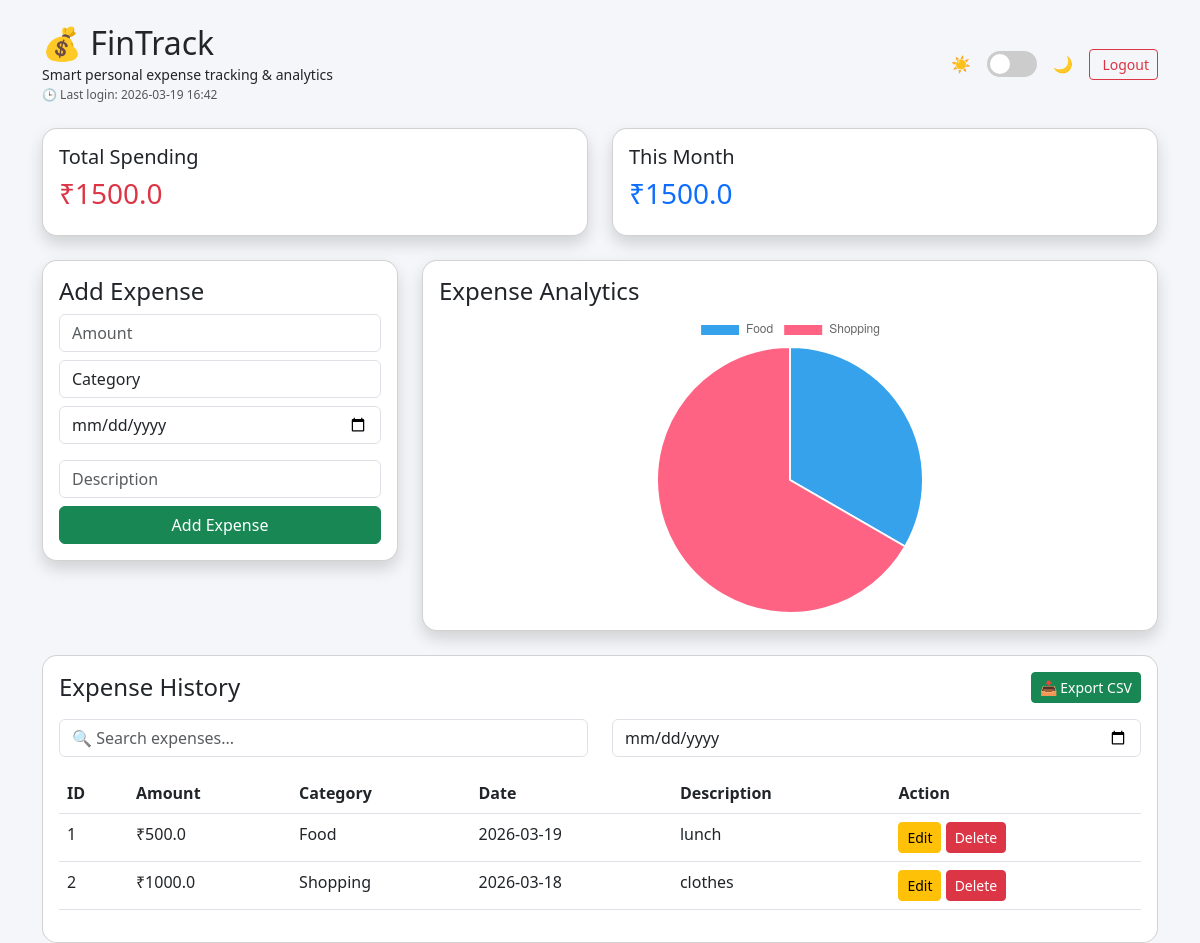
Screenshot of / (signed in) with the database file from the repository.
### app.py (models this page shows)
class User(db.Model):
    id = db.Column(db.Integer, primary_key=True)
    username = db.Column(db.String(100), unique=True)
    password = db.Column(db.String(200))
    last_login = db.Column(db.DateTime)   # NEW

class Expense(db.Model):
    id = db.Column(db.Integer, primary_key=True)
    amount = db.Column(db.Float, nullable=False)
    category = db.Column(db.String(50), nullable=False)
    description = db.Column(db.String(200))
    date = db.Column(db.DateTime, default=datetime.utcnow)
    user_id = db.Column(db.Integer, nullable=False)

### app.py (the view)
@app.route('/')
def index():
    if 'user_id' not in session:
        return redirect('/login')
    expenses = Expense.query.filter_by(user_id=session['user_id']).all()
    total = sum(exp.amount for exp in expenses)
    category_totals = {}
    for exp in expenses:
        category_totals[exp.category] = category_totals.get(exp.category, 0) + exp.amount
    now = datetime.utcnow()
    monthly_total = sum(exp.amount for exp in expenses if exp.date.month == now.month)
    yearly_total = sum(exp.amount for exp in expenses if exp.date.year == now.year)
    user = User.query.get(session['user_id'])
    return render_template(
        'index.html',
        expenses=expenses,
        total=total,
        monthly_total=monthly_total,
        yearly_total=yearly_total,
        categories=list(category_totals.keys()),
        amounts=list(category_totals.values()),
        username=session.get('username'),
        last_login=user.last_login if user else None
    )

### templates/index.html (shortened to what this page needs)
<!DOCTYPE html>
<html>
<head>
<link rel="stylesheet"
href="https://cdn.jsdelivr.net/npm/bootstrap@5.3.0/dist/css/bootstrap.min.css">
</head>
<body>
<div class="container mt-4">
<div class="d-flex justify-content-between align-items-center mb-4">
    <div>
        <h2 class="mb-0">💰 FinTrack</h2>
        <small class="tagline">
            Smart personal expense tracking & analytics
        </small>
        <div class="last-login">
        🕒 Last login:
        {{ last_login.strftime('%Y-%m-%d %H:%M') if last_login else 'First login' }}
    </div>
    </div>
    <div class="d-flex align-items-center gap-3">
        <span>☀️</span>
        <label class="switch">
            <span class="slider"></span>
        </label>
        <span>🌙</span>
        <a href="/logout" class="btn btn-outline-danger btn-sm">
             Logout
        </a>
    </div>
</div>
<div class="row mb-4">
<div class="col-md-6">
<div class="card shadow p-3">
<h5>Total Spending</h5>
<h3 class="text-danger">₹{{ total }}</h3>
</div>
</div>
<div class="col-md-6">
<div class="card shadow p-3">
<h5>This Month</h5>
<h3 class="text-primary">₹{{ monthly_total }}</h3>
</div>
</div>
</div>
<div class="row">
<div class="col-md-4">
<div class="card shadow p-3">
<h4>Add Expense</h4>
<form action="/add" method="POST">
<input
type="number"
name="amount"
placeholder="Amount"
required
class="form-control mb-2">
<select name="category" id="categorySelect" class="form-control mb-2" required onchange="showOtherField()">
<option value="" disabled selected hidden>Category</option>
</select>
<input
    type="date"
    name="date"
    class="form-control mb-3"
    required>
<input
type="text"
name="description"
placeholder="Description"
class="form-control mb-2">
<button class="btn btn-success w-100">
Add Expense
</button>
</form>
</div>
</div>
<div class="col-md-8">
<div class="card shadow p-3">
<h4>Expense Analytics</h4>
<div style="width:300px; margin:auto;">
    <canvas id="expenseChart"></canvas>
</div>
</div>
</div>
</div>
<div class="card p-3 mt-4">
    <div class="d-flex justify-content-between align-items-center mb-3">
        <h4 class="mb-0">Expense History</h4>
        <a href="/export" class="btn btn-success btn-sm">
            📥 Export CSV
        </a>
    </div>
    <div class="row mb-3">
    <div class="col-md-6">
        <input
            type="text"
            id="searchInput"
            placeholder="🔍 Search expenses..."
            class="form-control"
            onkeyup="filterExpenses()">
    </div>
    <div class="col-md-6">
        <input
            type="date"
            id="dateFilter"
            class="form-control"
            onchange="filterExpenses()">
    </div>
</div>
    <table class="table table-hover" id="expenseTable">
        <thead>
            <tr>
                <th>ID</th>
                <th>Amount</th>
                <th>Category</th>
                <th>Date</th>
                <th>Description</th>
                <th>Action</th>
            </tr>
        </thead>
        <tbody>
            {% for exp in expenses %}
            <tr>
                <td>{{ exp.id }}</td>
                <td>₹{{ exp.amount }}</td>
                <td>{{ exp.category }}</td>
                <td>{{ exp.date.strftime('%Y-%m-%d') }}</td>
                <td>{{ exp.description }}</td>
                <td>
                    <a href="/edit/{{ exp.id }}" class="btn btn-warning btn-sm">Edit</a>
                    <a href="/delete/{{ exp.id }}" class="btn btn-danger btn-sm">Delete</a>
                </td>
            </tr>
            {% endfor %}
        </tbody>
    </table>
</div>
<script>
let categories = {{ categories | tojson }};
let amounts = {{ amounts | tojson }};
new Chart(document.getElementById("expenseChart"), {
type: "pie",
data: {
labels: categories,
datasets: [
{
data: amounts
}
]
}
});
</script>
</body>
</html>

### templates/index.html (style rules this page uses)
body { background:#f4f6f9; transition:0.3s; }
.card { border-radius:15px; }
.switch { position: relative; display: inline-block; width: 50px; height: 26px; }
.slider { position: absolute; cursor: pointer; background-color: #ccc; border-radius: 26px; top: 0; left: 0; right: 0; bottom: 0; transition: .4s; }
.slider:before { position: absolute; content: ""; height: 20px; width: 20px; left: 3px; bottom: 3px; background-color: white; border-radius: 50%; transition: .4s; }
.last-login { font-size: 12px; color: #555; }

### rows the page displays
User: last_login "2026-03-19 16:42"
Expense: id "1", amount "500.0", category "Food", date "2026-03-19", description "lunch"
Expense: id "2", amount "1000.0", category "Shopping", date "2026-03-18", description "clothes"

### other values shown
{{ total }} "1500.0"
{{ monthly_total }} "1500.0"
chart data {{ categories | tojson }} ["Food", "Shopping"]
chart data {{ amounts | tojson }} [500.0, 1000.0]
